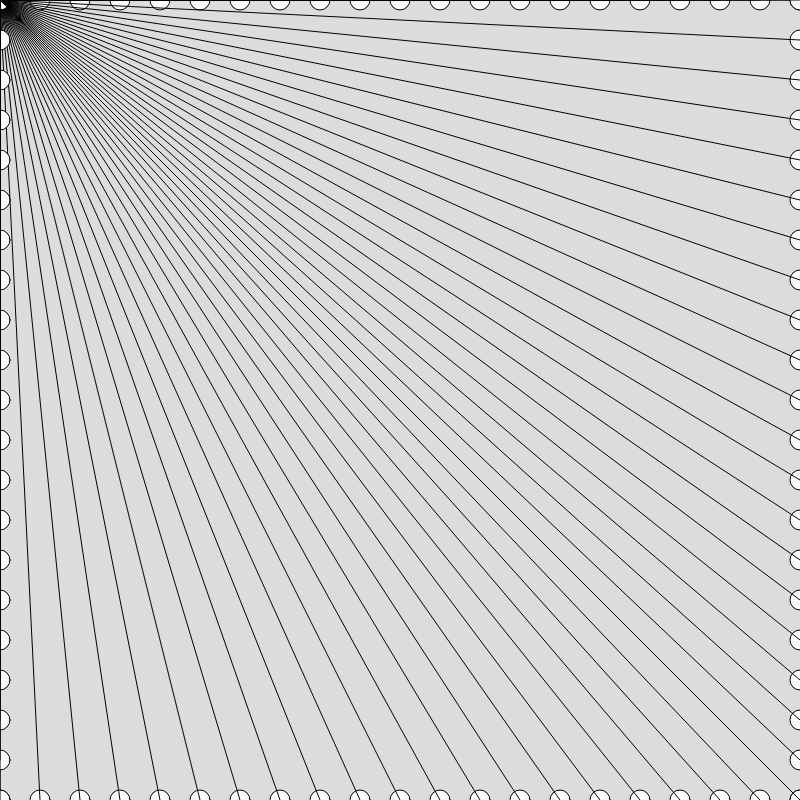
Frame 1 (no input)
Frame 60 (no input): identical to frame 1, image omitted
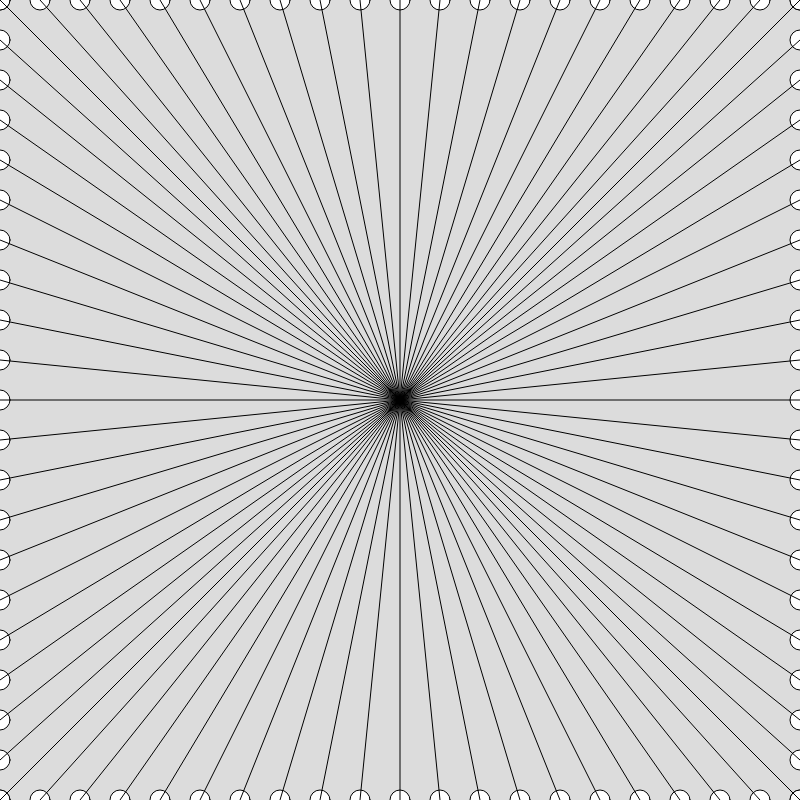
Frame 120 (the mouse pressed at the canvas centre since frame 60)

The p5.js sketch that drew these frames (run headless with seeded random() and noise() and a simulated clock; from frame 60 on, the mouse is pressed at the canvas centre):

// p5.js sketch
// ── sketch.js
// Drawing with Nested Loops
// Kyle MacLean
// October 9, 2024


function setup() {
  createCanvas(800, 800);
}


function draw() {
  background(220);
  for (let x = 0; x <= width; x += 40) {
    circle(x, 0, 20);
    line(x, 0, mouseX, mouseY);
  }

  for (let x = 0; x <= width; x += 40) {
    circle(x, height, 20);
    line(x, height, mouseX, mouseY);
  }

  for (let y = 0; y <= height; y += 40) {
    circle(0, y, 20);
    line(0, y, mouseX, mouseY);
  }

  for (let y = 0; y <= height; y += 40) {
    circle(height, y, 20);
    line(height, y, mouseX, mouseY);
  }
}
